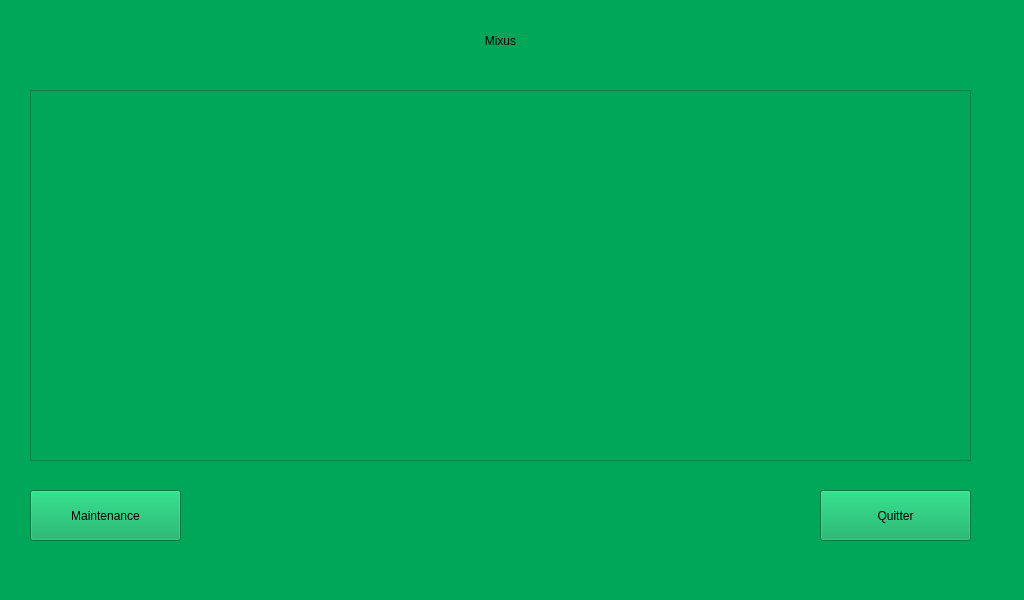
<?xml version="1.0" encoding="UTF-8"?>
<ui version="4.0">
 <class>MainWindow</class>
 <widget class="QMainWindow" name="MainWindow">
  <property name="geometry">
   <rect>
    <x>0</x>
    <y>0</y>
    <width>1024</width>
    <height>600</height>
   </rect>
  </property>
  <property name="windowTitle">
   <string>MainWindow</string>
  </property>
  <property name="autoFillBackground">
   <bool>false</bool>
  </property>
  <property name="styleSheet">
   <string notr="true">background-color: rgb(0, 167, 89);</string>
  </property>
  <widget class="QWidget" name="centralwidget">
   <widget class="QLabel" name="label_MainTitle">
    <property name="geometry">
     <rect>
      <x>120</x>
      <y>0</y>
      <width>761</width>
      <height>81</height>
     </rect>
    </property>
    <property name="text">
     <string>Mixus</string>
    </property>
    <property name="alignment">
     <set>Qt::AlignCenter</set>
    </property>
   </widget>
   <widget class="QPushButton" name="pushButton_exit">
    <property name="geometry">
     <rect>
      <x>820</x>
      <y>490</y>
      <width>151</width>
      <height>51</height>
     </rect>
    </property>
    <property name="text">
     <string>Quitter</string>
    </property>
   </widget>
   <widget class="QPushButton" name="pushButton_maintenance">
    <property name="geometry">
     <rect>
      <x>30</x>
      <y>490</y>
      <width>151</width>
      <height>51</height>
     </rect>
    </property>
    <property name="text">
     <string>Maintenance</string>
    </property>
   </widget>
   <widget class="QScrollArea" name="scrollArea_drinklist">
    <property name="geometry">
     <rect>
      <x>30</x>
      <y>90</y>
      <width>941</width>
      <height>371</height>
     </rect>
    </property>
    <property name="mouseTracking">
     <bool>true</bool>
    </property>
    <property name="widgetResizable">
     <bool>true</bool>
    </property>
    <widget class="QWidget" name="scrollAreaWidgetContents">
     <property name="geometry">
      <rect>
       <x>0</x>
       <y>0</y>
       <width>939</width>
       <height>369</height>
      </rect>
     </property>
    </widget>
   </widget>
  </widget>
  <widget class="QMenuBar" name="menubar">
   <property name="geometry">
    <rect>
     <x>0</x>
     <y>0</y>
     <width>1024</width>
     <height>21</height>
    </rect>
   </property>
  </widget>
  <widget class="QStatusBar" name="statusbar"/>
 </widget>
 <resources>
  <include location="../ressources/resources.qrc"/>
 </resources>
 <connections/>
</ui>
